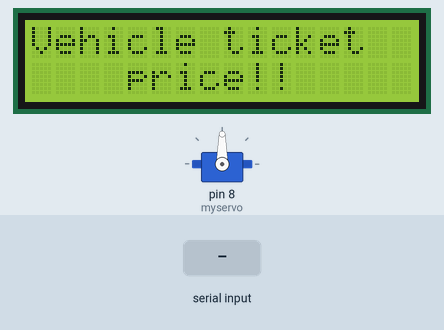
Recording of a sketch running on a simulated Arduino Uno, built with avr-gcc and run on an emulated ATmega328P. Shown: servo, 16×2 character LCD. The test bench sets the inputs (shaded band).

Above: at 1.2 s.
1.3 s: "Car" received over Serial
At 2.7 s:
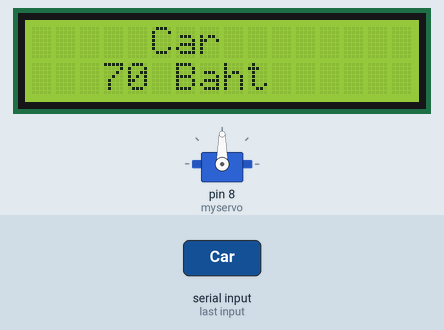
3.8 s: "Truck" received over Serial
At 6.0 s:
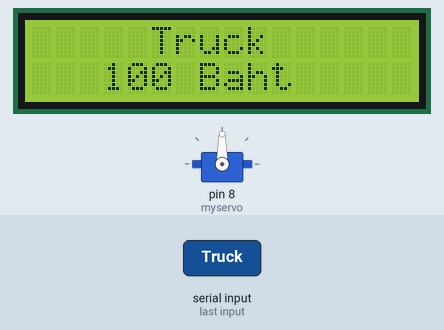
6.3 s: "Paid" received over Serial
At 8.4 s:
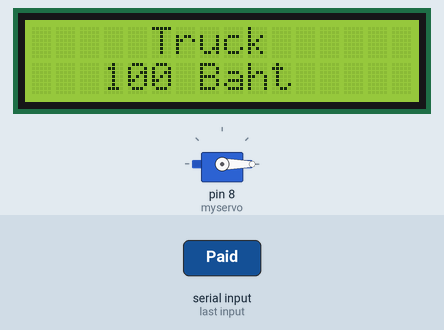
Timing chart, 0 to 14.3 s (numbered marks = the images above; inputs shaded):
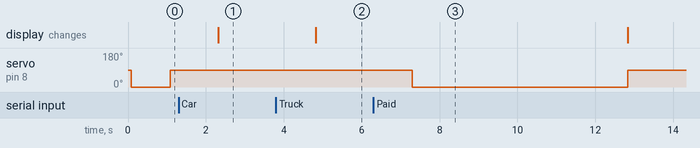

Measured:
- after the input at 1.3 s, the display: changes after 1.0 s (image 1)
- after the input at 3.8 s, the display: changes after 1.0 s (image 2)
- after the input at 6.3 s, servo on pin 8 (myservo): 90° → 0° after 1.0 s, → 90° 5.5 s later

The sketch:

project.ino
```cpp
#include <Servo.h>
#include <Wire.h>
#include <LiquidCrystal_I2C.h>
LiquidCrystal_I2C lcd(0x27, 16, 2);
Servo myservo;
int count = 0;
int money = 0;
int car_pass_price = 70;
int truck_pass_price = 100;
void setup()
{
  Serial.begin(9600);
  myservo.attach(8);
  lcd.init();
  lcd.backlight();
  lcd.setCursor(0,0);
  lcd.print("Vehicle ticket");
  lcd.setCursor(4,1);
  lcd.print("price!!");
}
void loop()
{
  if (count == 0)
  {
    myservo.write(0);
    delay(1000);
    myservo.write(90);
    count++;
  }
  String msg = Serial.readString();

  if (msg == "Car")
  {
    lcd.clear();
    lcd.setCursor(5,0);
    lcd.print("Car");
    lcd.setCursor(3,1);
    lcd.print("70 Baht");
  }
  else if (msg == "Truck")
  {
    lcd.clear();
    lcd.setCursor(5,0);
    lcd.print("Truck");
    lcd.setCursor(3,1);
    lcd.print("100 Baht");
  }
  else if (msg == "Paid")
  {
    myservo.write(0);
    delay(5500);
    myservo.write(90);
    lcd.clear();
    lcd.setCursor(0,0);
    lcd.print("Vehicle ticket");
    lcd.setCursor(4,1);
    lcd.print("price!!");

  }
}
```
